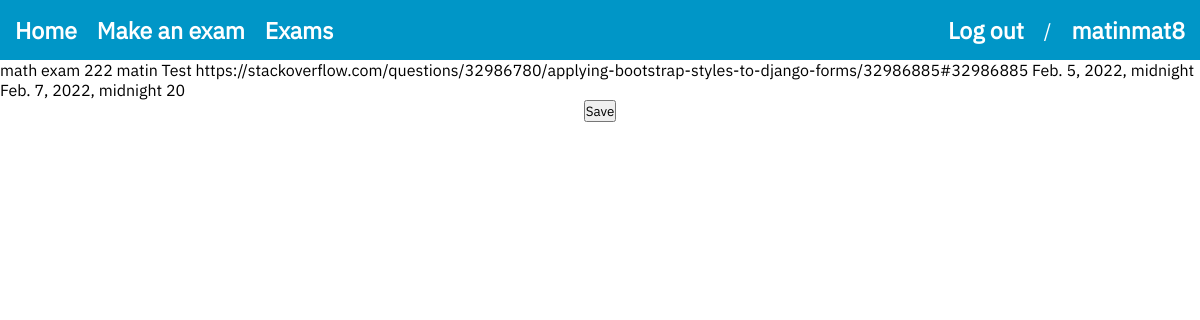
Before: /exam/detail/1/ (signed in) with the older database file.
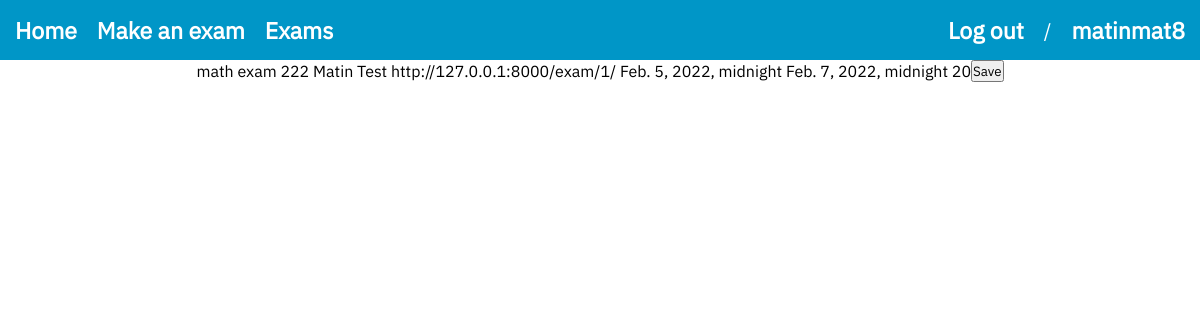
After: the same page with the newer database file.
### exam/models.py (models this page shows, shortened)
class Exam(models.Model):
    user = models.ForeignKey(User, on_delete=models.CASCADE)
    title = models.CharField(max_length=250)
    classroom = models.CharField(max_length=65)
    exam_duration = models.IntegerField()
    teacher_name = models.CharField(max_length=65)
    type_of_exam = models.CharField(choices=TYPE_OF_TEST, max_length=20)
    exam_url = models.URLField()
    start_time = models.DateTimeField()
    end_time = models.DateTimeField()
    exam_score = models.IntegerField()

### exam/views.py (the view)
# urls.py: path('exam/detail/<int:pk>/', ExamDetail.as_view(), name='exam_detail'),
@method_decorator(login_required, name='dispatch')
class ExamDetail(DetailView):
    model = Exam

### exam/templates/exam/exam_detail.html (shortened to what this page needs)
{% extends 'exam/base.html' %}
{% block content %}
    {{ object.title }}
    {{ object.classroom }}
    {{ object.teacher_name }}
    {{ object.type_of_exam }}
    {{ object.exam_url }}
    {{ object.start_time }}
    {{ object.end_time }}
    {{ object.exam_score }}
    <form method="post">
        <input type="submit" value="Save">
    </form>
{% endblock %}

### exam/templates/exam/base.html (shortened to what this page needs)
{% load static %}
<!DOCTYPE html>
<html lang="en">
<head>
  <link rel="stylesheet" type="text/css" href="{% static 'css/style.css' %}">
  <link rel="stylesheet" type="text/css" href="{% static 'css/responsive.css' %}">
</head>
<body>
    <header>
        <nav class="center-items">
            <div class="links center-items">
                <a href="{% url 'exam:index' %}">Home</a>
                <a href="{% url 'exam:add_name' %}">Make an exam</a>
                <a href="{% url 'exam:exam_list' %}">Exams</a>
            </div>
            <div class="user center-items">
                {% if user.is_authenticated %}
                  <a href="{% url 'register_login:logout' %}">Log out</a>
                  /
                  <a>{{ user.username }}</a>
                {% else %}
                  <a href="{% url 'register_login:login' %}">Log in</a>
                  /
                  <a href="{% url 'register_login:register' %}">Sign up</a>
                {% endif %}
            </div>
        </nav>
    </header>
    <main class="center-items">
        {% block content %}{% endblock content %}
    </main>
    <div id="prevent"></div>
</body>
</html>

### exam/static/css/style.css (style rules this page uses)
* { margin: 0; padding: 0; box-sizing: border-box; font-family: ibm-plex; }
:root { --animate: all 180ms ease-in 0s; --title-color: #0096C7; --success-color: #38B000; }
.center-items { display: flex; justify-content: center; align-items: center; flex-wrap: wrap; }
body { padding-top: 60px; }
header { position: absolute; top: 0; width: 100%; }
header > nav.center-items { position: absolute; top: 0; left: 0; width: 100%; height: 60px; background-color: var(--title-color); justify-content: space-between; padding: 0 15px; }
a { color: #FFF; text-decoration: none; }
header > nav a { font-size: 23px; font-weight: 600; }
header > nav > div { gap: 20px; }
#prevent { width: 100%; height: 100%; position: absolute; top: 0; left: 0; z-index: -1; }
.user { color: #FFF; font-size: 20px; }

Changed rows visible on the page:
changed Exam "math exam": teacher_name "matin" → "Matin"; exam_url "https://stackoverflow.com/questions/32986780/applying-bootstrap-styles-to-django-forms/32986885#32986885" → "http://127.0.0.1:8000/exam/1/"
